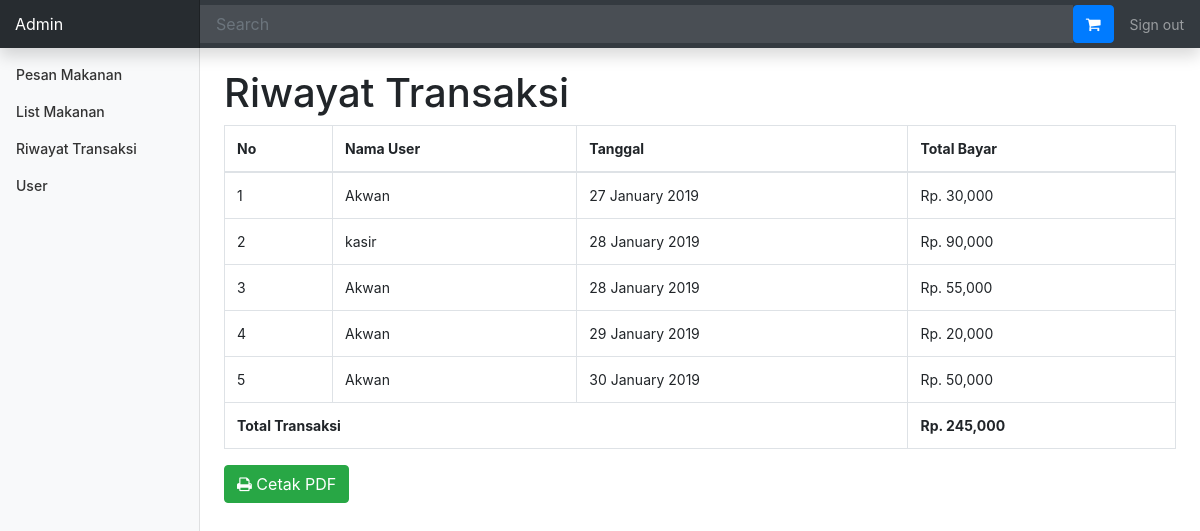
The app's page /admin/index.php?halaman=transaksi (signed in) with its own data.
### tables this page shows
CREATE TABLE `tb_transaksi` (
  `id_transaksi` int(11) NOT NULL,
  `id_user` int(11) NOT NULL,
  `id_order` int(11) NOT NULL,
  `tanggal` varchar(25) NOT NULL,
  `total_bayar` int(50) NOT NULL
);

CREATE TABLE `tb_user` (
  `id_user` int(11) NOT NULL,
  `username` varchar(225) NOT NULL,
  `password` varchar(225) NOT NULL,
  `nama_user` varchar(225) NOT NULL,
  `id_level` int(11) NOT NULL
);

### admin/transaksi.php (the view)
<h1>Riwayat Transaksi</h1>
<table class="table table-bordered">
    <thead>
        <tr>
            <th>No</th>
            <th>Nama User</th>
            <th>Tanggal</th>
            <th>Total Bayar</th>
        </tr>
    </thead>
    <tbody>
        <?php
        $no = 1;
        $ambil = $koneksi->query("SELECT * FROM tb_transaksi INNER JOIN tb_user ON tb_transaksi.id_user = tb_user.id_user");
        $total_pemasukan = 0;
        while($data = $ambil->fetch_assoc()){
        ?>
        <tr>
            <td><?php echo $no++ ?></td>
            <td><?php echo $data['nama_user']; ?></td>
            <td><?php echo date('d F Y' , strtotime($data['tanggal'])); ?></td>
            <td>Rp. <?php echo number_format($data['total_bayar']); ?></td>
        </tr>
        <?php
        $tp=$total_pemasukan+=$data['total_bayar'];
         } ?>
    </tbody>
    <tfoot>
        <tr>
            <th colspan="3">Total Transaksi</th>
            <th>Rp. <?php echo number_format($tp);  ?></th>
        </tr>
    </tfoot>
</table>
<a href="../report/cetak_transaksi.php" class="btn btn-success"><i class="fa fa-print"></i> Cetak PDF</a>

### inc/css/dashboard.css (style rules this page uses)
body { font-size: .875rem; }

### records on screen
tb_transaksi: id_user.nama_user "Akwan", tanggal "27 January 2019", total_bayar "30,000"
tb_transaksi: id_user.nama_user "kasir", tanggal "28 January 2019", total_bayar "90,000"
tb_transaksi: id_user.nama_user "Akwan", tanggal "28 January 2019", total_bayar "55,000"
tb_transaksi: id_user.nama_user "Akwan", tanggal "29 January 2019", total_bayar "20,000"
tb_transaksi: id_user.nama_user "Akwan", tanggal "30 January 2019", total_bayar "50,000"

### other values on screen
$tp "245,000"
